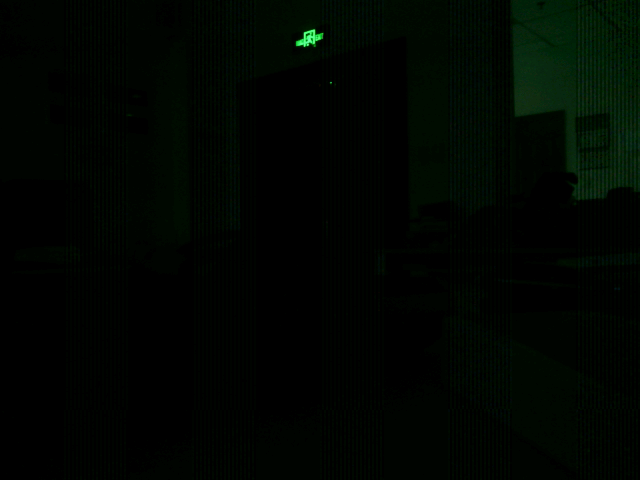
#> input picture fpga/sim/ov5640_tb/board/cam1_kf.ppm, 640 x 480 px, found by its file name
$ python flat.py
#> lines starting #> are read from the running program, lines starting #| are printed output that depends on the picture; after the words box and inside, x2 and y2 are one past the last pixel; in counts of white or black regions, pixels touching at a corner belong together
import numpy as np
from PIL import Image

def load(p):
#> called with p = 'sim\\ov5640_tb\\board\\cam1_kf.ppm'
    a = np.asarray(Image.open(p).convert("RGB")).astype(np.float64)
#> call 2 of load, with p = 'sim\\ov5640_tb\\board\\cam2_raw.ppm'
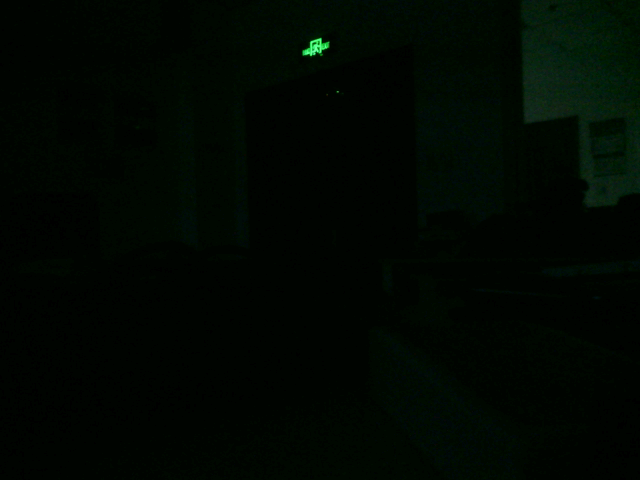
#> input picture fpga/sim/ov5640_tb/board/cam2_raw.ppm, 640 x 480 px, found by its file name
    return a

def flat_stats(a, tag):
#> called with tag = 'cam2_RAW'
    g = a[:,:,1]
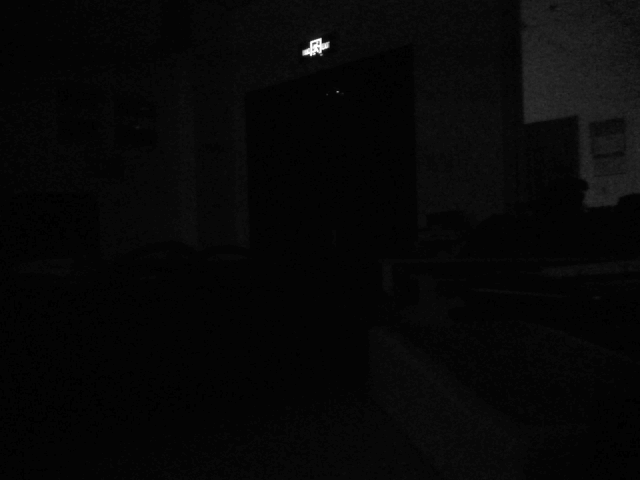
#> g: shape (480, 640) float64; min 0, max 255, mean 7.2
    # 5x5 local mean/std via box filter
    k = 5
    pad = k//2
    gp = np.pad(g, pad, mode="edge")
    from numpy.lib.stride_tricks import sliding_window_view
    win = sliding_window_view(gp, (k,k))
    lm = win.mean((2,3)); ls = win.std((2,3))
#> after `ls = win.std((2, 3))`:
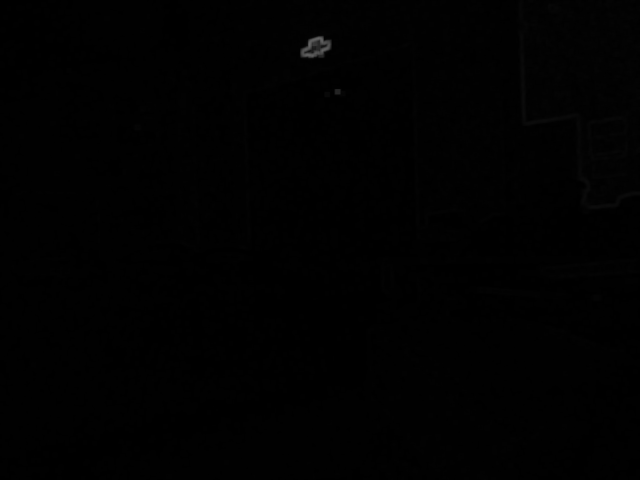
#> ls: shape (480, 640) float64; min 0, max 101.3, mean 1.4
    flat = ls < 2.0
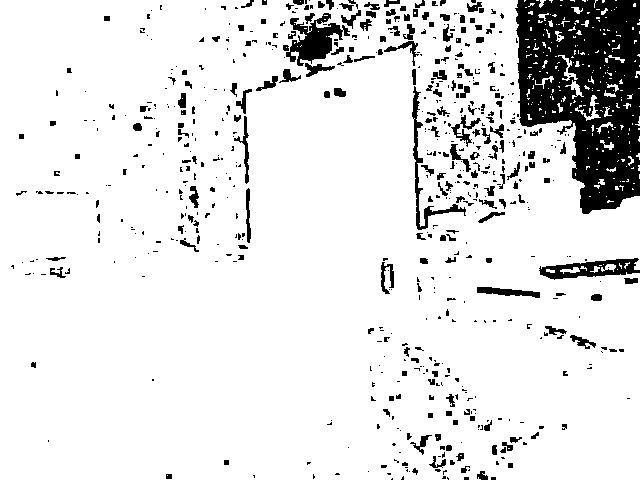
#> flat: shape (480, 640) bool; 88.9% white; 631 black regions (423 under 20 px), largest, box (x1, y1, x2, y2) and area: (515, 0, 640, 214) 18113, (286, 13, 350, 66) 1515, (539, 258, 640, 280) 1100
    print("%-9s pixels=%d  flat(ls<2)=%.1f%%  flat-region mean G8=%.2f  median=%.1f  p90=%.1f  max=%.0f" % (
        tag, g.size, 100*flat.mean(), g[flat].mean() if flat.any() else 0,
        np.median(g[flat]) if flat.any() else 0,
        np.percentile(g[flat],90) if flat.any() else 0, g.max()))
#| cam2_RAW  pixels=307200  flat(ls<2)=88.9%  flat-region mean G8=5.62  median=4.0  p90=8.0  max=255
    print("           flat-region value histogram (G8):", np.bincount(np.clip(g[flat].astype(int),0,40), minlength=41)[:26].tolist())
#|            flat-region value histogram (G8): [11811, 0, 0, 0, 172045, 0, 0, 0, 66256, 0, 0, 0, 20147, 0, 0, 0, 814, 0, 0, 0, 96, 0, 0, 0, 287, 0]
    nz = g[g>0]
    print("           nonzero G8: %.1f%%   mean of nonzero=%.2f" % (100*(g>0).mean(), nz.mean() if nz.size else 0))
#|            nonzero G8: 96.1%   mean of nonzero=7.54

a = load(r"sim\ov5640_tb\board\cam1_kf.ppm")
b = load(r"sim\ov5640_tb\board\cam2_raw.ppm")
flat_stats(b, "cam2_RAW")
flat_stats(a, "cam1_KF")
#> call 2 of flat_stats, with tag = 'cam1_KF'
#> in flat_stats (call 2), `flat = ls < 2.0`:
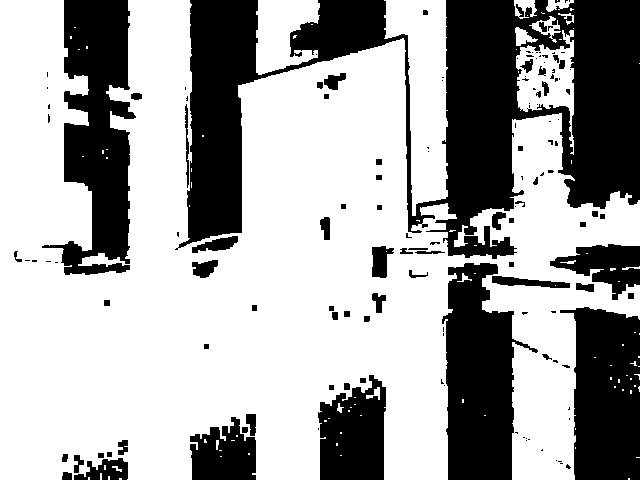
#> flat: shape (480, 640) bool; 65.2% white; 142 black regions (75 under 20 px), largest, box (x1, y1, x2, y2) and area: (175, 0, 640, 259) 51663, (42, 0, 136, 275) 14299, (442, 263, 538, 480) 12857
#| cam1_KF   pixels=307200  flat(ls<2)=65.2%  flat-region mean G8=3.29  median=0.0  p90=8.0  max=255
#|            flat-region value histogram (G8): [103686, 0, 0, 0, 67823, 0, 0, 0, 17293, 0, 0, 0, 7274, 0, 0, 0, 48, 0, 0, 0, 1, 0, 0, 0, 4, 0]
#|            nonzero G8: 56.3%   mean of nonzero=9.79
# ratio of overall mean for reference
print("overall meanG8: raw=%.3f  kf=%.3f  ratio=%.3f" % (b[:,:,1].mean(), a[:,:,1].mean(), a[:,:,1].mean()/b[:,:,1].mean()))
#| overall meanG8: raw=7.245  kf=5.514  ratio=0.761
